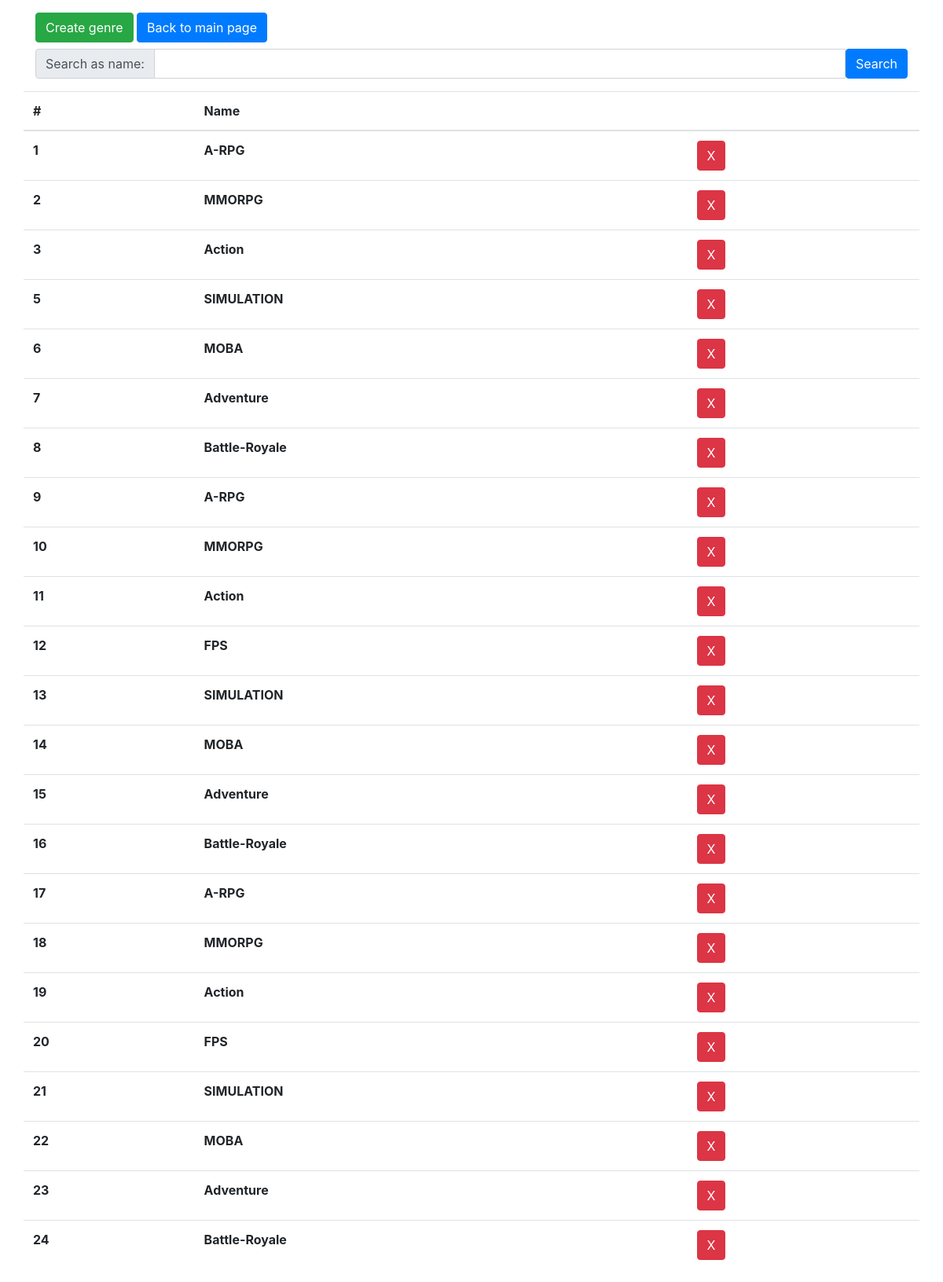
The page /SUPlay/genres.php on the database its author committed.
### tables this page shows
CREATE TABLE `genre` (
  `genre_id` int(11) NOT NULL,
  `genre_name` varchar(50) NOT NULL
);

### SUPlay/genres.php (the view, shortened to what this page needs)
<!doctype html>
<html lang="en">
  <head>
    <link rel="stylesheet" href="https://stackpath.bootstrapcdn.com/bootstrap/4.3.1/css/bootstrap.min.css">
  </head>
  <body>
    <div class="container">
        <div class="row mt-3">
            <div class="col-md-12">
                <a href="creategenre.php" class="btn btn-success text-white">Create genre</a>
                <a href="index.php" class="btn btn-primary text-white">Back to main page</a>
            </div>
            <div class="col-md-12 mt-2">
              <form action = 'searchgenre.php' method= "post">
                <div class="input-group">
                    <div class="input-group-prepend">
                      <span class="input-group-text" id="">Search as name:</span>
                    </div>
                    <input name="genresearch" type="text" class="form-control">
                    <button type="submit" class="btn btn-primary text-white">Search</button>
                  </div>
                  </form>
            </div>
            <table class="table table-hover mt-3">
                <thead>
                  <tr>
                    <th scope="col">#</th>
                    <th scope="col">Name</th>
                    <th></th>
                  </tr>
                </thead>
                <tbody>
                    <?php
                      include "config.php";
                      $sql_command = "SELECT * FROM genre";
                      $result =  mysqli_query($db, $sql_command);
                      while ($rows = mysqli_fetch_assoc($result))
                      {
                          $genre_id = $rows['genre_id'];
                          $genre_name = $rows['genre_name'];
                          echo "<tr>" . "<th scope='row'>" . $genre_id . "</th>" . "<th>" . $genre_name. "<th><form method=post action=deletegenrepost.php><button name=genre value=$genre_id type='submit' class='btn btn-danger'> X </button></form></th>". "</tr>";
                      }
                      ?>
                </tbody>
              </table>
        </div>
    </div>
  </body>
</html>

### rows shown on the page
genre: genre_id "1", genre_name "A-RPG"
genre: genre_id "2", genre_name "MMORPG"
genre: genre_id "3", genre_name "Action"
genre: genre_id "5", genre_name "SIMULATION"
genre: genre_id "6", genre_name "MOBA"
genre: genre_id "7", genre_name "Adventure"
genre: genre_id "8", genre_name "Battle-Royale"
genre: genre_id "9", genre_name "A-RPG"
genre: genre_id "10", genre_name "MMORPG"
genre: genre_id "11", genre_name "Action"
genre: genre_id "12", genre_name "FPS"
genre: genre_id "13", genre_name "SIMULATION"
genre: genre_id "14", genre_name "MOBA"
genre: genre_id "15", genre_name "Adventure"
genre: genre_id "16", genre_name "Battle-Royale"
genre: genre_id "17", genre_name "A-RPG"
genre: genre_id "18", genre_name "MMORPG"
genre: genre_id "19", genre_name "Action"
genre: genre_id "20", genre_name "FPS"
genre: genre_id "21", genre_name "SIMULATION"
genre: genre_id "22", genre_name "MOBA"
genre: genre_id "23", genre_name "Adventure"
genre: genre_id "24", genre_name "Battle-Royale"
